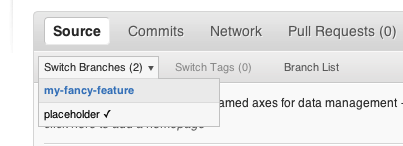
#> input picture _images/branch_dropdown.png, 403 x 146 px
$ python -i edge_detect.py   (imports and definitions only)
#> lines starting #> are read from the running program, lines starting #| are printed output that depends on the picture
# emacs: -*- mode: python; py-indent-offset: 4; indent-tabs-mode: nil -*-
# vi: set ft=python sts=4 ts=4 sw=4 et:
"""
Edget detection routines
"""
import warnings

import numpy as np
from scipy import ndimage, signal

try:
    # Protect this import as it is compiled code
    from nipy.algorithms.statistics import quantile
except ImportError as e:
    warnings.warn(f'Could not import fast quantile function: {e}')
    quantile = None


################################################################################
# Edge detection

def _fast_abs_percentile(map, percentile=80):
    """ A fast version of the percentile of the absolute value.
    """
    if hasattr(map, 'mask'):
        map = np.asarray(map[np.logical_not(map.mask)])
    map = np.abs(map)
    map = map.ravel()
    if quantile is not None:
        return quantile(map, .01*percentile)
    map.sort()
    nb = map.size
    return map[int(.01*percentile*nb)]


def _orientation_kernel(t):
    """ structure elements for calculating the value of neighbors in several
        directions
    """
    sin = np.sin
    pi  = np.pi
    t = pi*t
    arr =  np.array([[sin(t),        sin(t+.5*pi),  sin(t+pi)    ],
                     [sin(t+1.5*pi), 0,             sin(t+1.5*pi)],
                     [sin(t+pi),     sin(t+.5*pi),  sin(t)       ]])
    return np.round(.5*(1+arr)**2).astype(np.bool_)


def _edge_detect(image, high_threshold=.75, low_threshold=.4):
    """ Edge detection for 2D images based on Canny filtering.

        Parameters
        ==========
        image: 2D array
            The image on which edge detection is applied
        high_threshold: float, optional
            The quantile defining the upper threshold of the hysteries
            thresholding: decrease this to keep more edges
        low_threshold: float, optional
            The quantile defining the lower threshold of the hysteries
            thresholding: decrease this to extract wider edges

        Returns
        ========
        grad_mag: 2D array of floats
            The magnitude of the gradient
        edge_mask: 2D array of booleans
            A mask of where have edges been detected

        Notes
        ======
        This function is based on a Canny filter, however it has been
        tailored to visualization purposes on brain images: don't use it
        in the general case.

        It computes the norm of the gradient, extracts the ridge by
        keeping only local maximum in each direction, and performs
        hysteresis filtering to keep only edges with high gradient
        magnitude.
    """
#> called with high_threshold = 0.75, low_threshold = 0.4
    # This code is loosely based on code by Stefan van der Waalt
    # Convert to floats to avoid overflows
    np_err = np.seterr(all='ignore')
    img = signal.wiener(image.astype(np.float64))
    np.seterr(**np_err)
    # Where the noise variance is 0, Wiener can create nans
    img[np.isnan(img)] = image[np.isnan(img)]
    img /= img.max()
    grad_x = ndimage.sobel(img, mode='constant', axis=0)
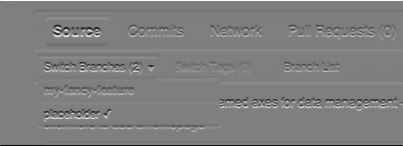
#> grad_x: shape (146, 403) float64; min -4, max 4, mean -0.000581; drawn with min black and max white
    grad_y = ndimage.sobel(img, mode='constant', axis=1)
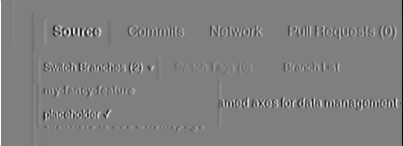
#> grad_y: shape (146, 403) float64; min -4, max 4, mean -0.00074; drawn with min black and max white
    grad_mag = np.sqrt(grad_x**2 + grad_y**2)
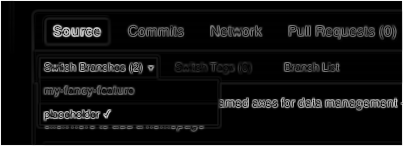
#> grad_mag: shape (146, 403) float64; min 0, max 4.19, mean 0.29; drawn with min black and max white
    grad_angle = np.arctan2(grad_y, grad_x)
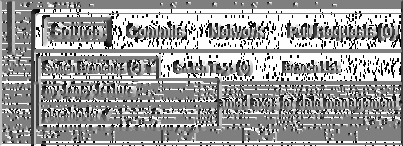
#> grad_angle: shape (146, 403) float64; min -3.14, max 3.14, mean 0.685; drawn with min black and max white
    # Scale the angles in the range [0, 2]
    grad_angle = (grad_angle + np.pi) / np.pi
    # Non-maximal suppression: an edge pixel is only good if its magnitude is
    # greater than its neighbors normal to the edge direction.
    thinner = np.zeros(grad_mag.shape, dtype=np.bool_)
    for angle in np.arange(0, 2, .25):
        thinner = thinner | (
                (grad_mag > .85*ndimage.maximum_filter(grad_mag,
                                    footprint=_orientation_kernel(angle)))
                & (((grad_angle - angle) % 2) < .75)
               )
#> this loop made 8 passes
#> pass 1, in _edge_detect, `thinner = thinner | ( (grad_mag > .85*ndimage.maximum_filter(grad_mag,..`:
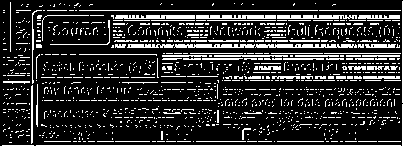
#> thinner: shape (146, 403) bool; 17.8% white in thin lines or dots
#> after the loop:
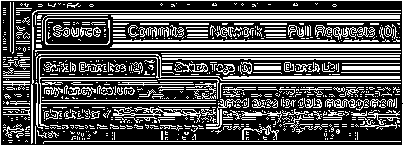
#> thinner: shape (146, 403) bool; 32.9% white in thin lines or dots
    # Remove the edges next to the side of the image: they are not reliable
    thinner[0]     = 0
    thinner[-1]    = 0
    thinner[:, 0]  = 0
    thinner[:, -1] = 0
#> thinner: shape (146, 403) bool; 31% white in thin lines or dots

    thinned_grad = thinner * grad_mag
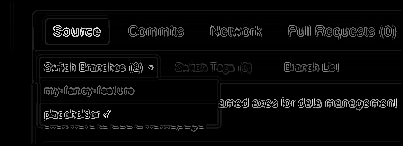
#> thinned_grad: shape (146, 403) float64; min 0, max 3.49, mean 0.12; drawn with min black and max white
    # Hysteresis thresholding: find seeds above a high threshold, then
    # expand out until we go below the low threshold
    grad_values = thinned_grad[thinner]
#> grad_values = 18264 values, max 3.49 at index 15950, min 3.14e-16 at index 137, mean 0.388
    high = thinned_grad > _fast_abs_percentile(grad_values, 100*high_threshold)
#> in _fast_abs_percentile, `map = np.abs(map)`: map has the same summary as grad_values in _edge_detect
    low = thinned_grad >  _fast_abs_percentile(grad_values, 100*low_threshold)
    edge_mask = ndimage.binary_dilation(high, structure=np.ones((3, 3)),
                                        iterations=-1, mask=low)
    return grad_mag, edge_mask


def _edge_map(image):
    """ Return a maps of edges suitable for visualization.

        Parameters
        ==========
        image: 2D array
            The image that the edges are extracted from.

        Returns
        ========
        edge_mask: 2D masked array
            A mask of the edge as a masked array with parts without
            edges masked and the large extents detected with lower
            coefficients.
    """
    edge_mask = _edge_detect(image)[-1]
    edge_mask = edge_mask.astype(np.float64)
    edge_mask = -np.sqrt(ndimage.distance_transform_cdt(edge_mask))
    edge_mask[edge_mask != 0] -= -.05+edge_mask.min()
    edge_mask = np.ma.masked_less(edge_mask, .01)
    return edge_mask

>>> import cv2
>>> picture = cv2.imread('../../../_images/branch_dropdown.png', cv2.IMREAD_GRAYSCALE)
#> (the run stopped early here; a loop or call above may not have finished)
